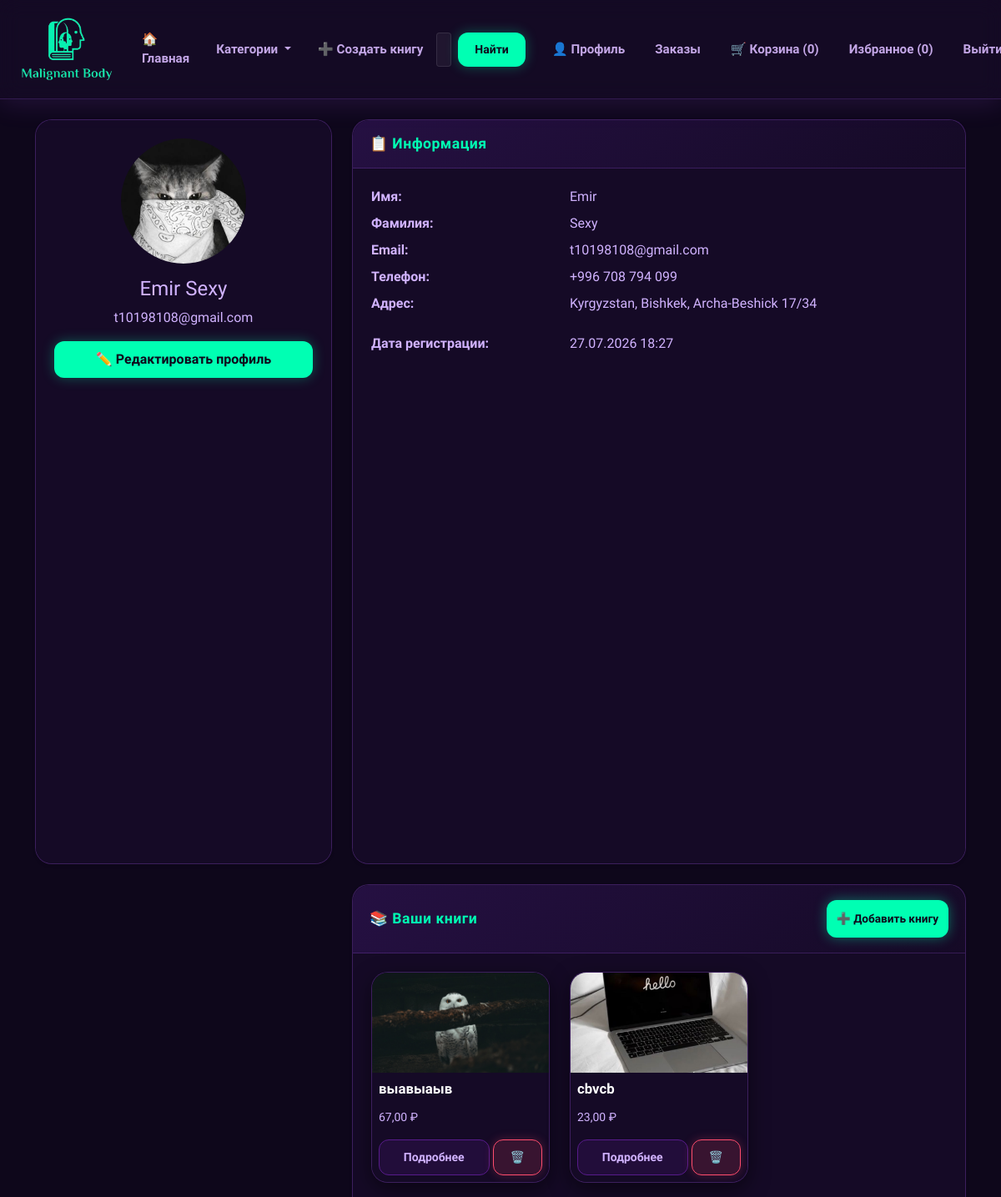
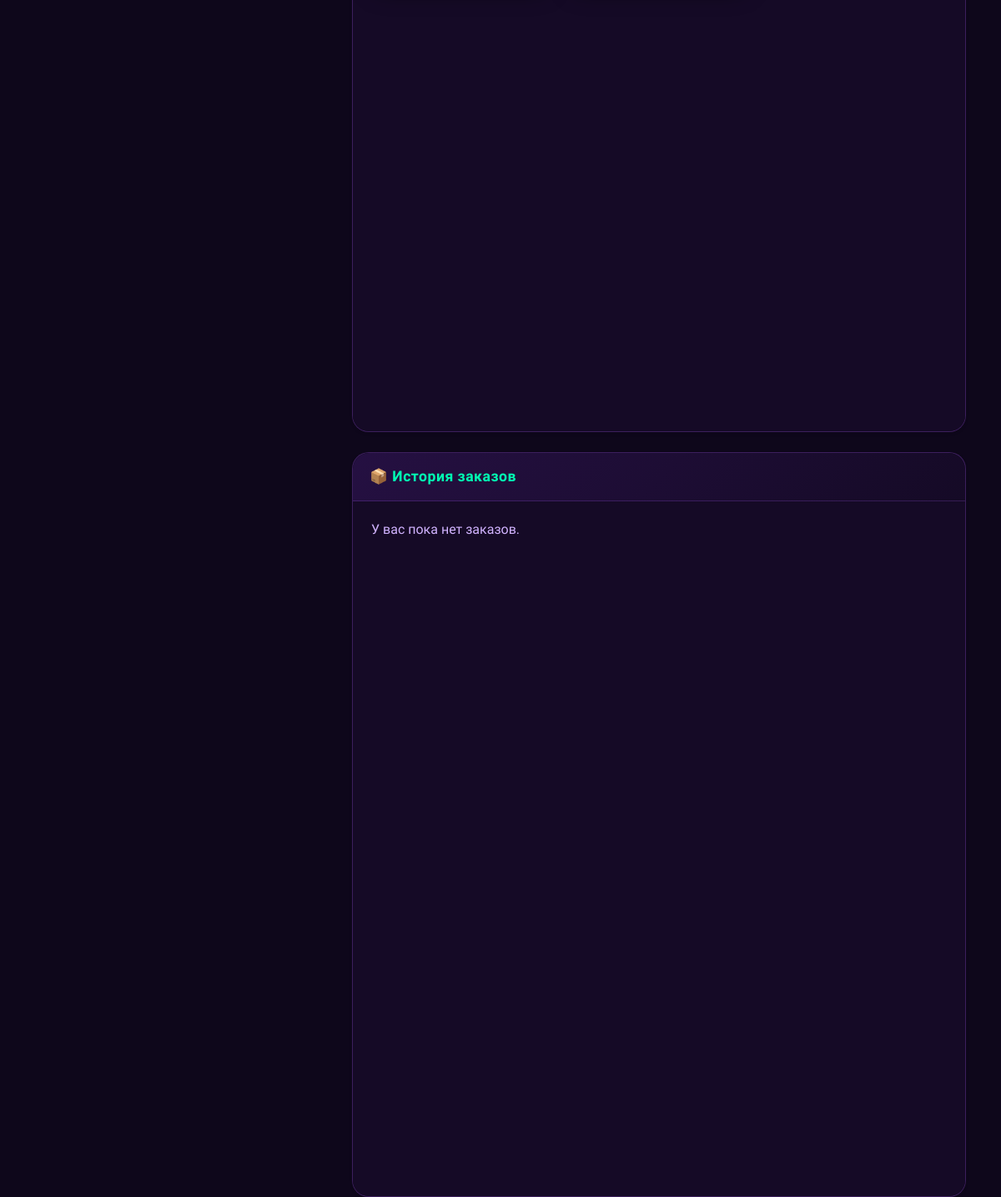
Screenshot of /users/profile/ (signed in) with the database file from the repository (2 pictures, top to bottom).
### core/users/models.py (models this page shows, shortened)
class Profile(models.Model):
    user = models.OneToOneField(User, on_delete=models.CASCADE, related_name='profile')
    phone = models.CharField(max_length=20, blank=True, null=True)
    address = models.TextField(blank=True, null=True)
    avatar = models.ImageField(upload_to='avatars/', default='avatars/default.png', blank=True, null=True)
    created_at = models.DateTimeField(auto_now_add=True)
    updated_at = models.DateTimeField(auto_now=True)

### core/shop/models.py (models this page shows, shortened)
class Product(models.Model):
    category = models.ForeignKey(Category, on_delete=models.CASCADE, related_name='products')
    name = models.CharField(max_length=255)
    slug = models.SlugField(max_length=255, unique=True, blank=True)  # <-- разрешаем пустой для авто-генерации
    description = models.TextField()
    price = models.DecimalField(max_digits=10, decimal_places=2)
    discount = models.DecimalField(max_digits=5, decimal_places=2, default=0.00, help_text='Скидка в %')
    stock = models.PositiveIntegerField(default=0)
    available = models.BooleanField(default=True)
    image = models.ImageField(upload_to=product_image_path, blank=True, null=True)
    created_by = models.ForeignKey(User, on_delete=models.SET_NULL, null=True, blank=True, related_name='created_products')  # <-- добавлено
    created_at = models.DateTimeField(auto_now_add=True)
    updated_at = models.DateTimeField(auto_now=True)
    class Meta:
        ordering = ['-created_at']

### core/users/views.py (the view)
# urls.py: path('profile/', views.profile_view, name='profile'),
@login_required
def profile_view(request):
    profile, created = Profile.objects.get_or_create(user=request.user)
    orders = Order.objects.filter(user=request.user).order_by('-created_at')
    context = {
        'profile': profile,
        'orders': orders,
    }
    return render(request, 'users/profile.html', context)

### core/cart/context_processors.py (called while the page is built)
def cart_total(request):
    if request.user.is_authenticated:
        cart, _ = Cart.objects.get_or_create(user=request.user)
        return {
            'cart_total_items': cart.total_items,
            'cart_total_price': cart.total_price,
        }
    return {
        'cart_total_items': 0,
        'cart_total_price': 0,
    }

### core/cart/models.py (called while the page is built)
    @property
    def total_price(self):
        return sum(item.total_price for item in self.items.all())

    @property
    def total_items(self):
        return sum(item.quantity for item in self.items.all())

### core/shop/context_processors.py (called while the page is built)
def categories_nav(request):
    return {
        'categories': Category.objects.all()
    }

### templates/users/profile.html (shortened to what this page needs)
{% extends 'base.html' %}
{% load static %}
{% block content %}
<div class="row">
    <div class="col-md-4">
        <div class="card shadow-sm">
            <div class="card-body text-center">
                {% if profile.avatar %}
                    <img src="{{ profile.avatar.url }}" alt="Аватар" class="rounded-circle img-fluid" style="width: 150px; height: 150px; object-fit: cover;">
                {% else %}
                    <img src="https://via.placeholder.com/150" alt="Аватар" class="rounded-circle img-fluid" style="width: 150px; height: 150px; object-fit: cover;">
                {% endif %}
                <h4 class="mt-3">{{ user.get_full_name|default:user.username }}</h4>
                <p class="text-muted">{{ user.email }}</p>
                <a href="{% url 'users:profile_edit' %}" class="btn btn-primary w-100">
                    ✏️ Редактировать профиль
                </a>
            </div>
        </div>
    </div>
    <div class="col-md-8">
        <div class="card shadow-sm mb-4">
            <div class="card-header bg-light">
                <h5 class="mb-0">📋 Информация</h5>
            </div>
            <div class="card-body">
                <div class="row mb-2">
                    <div class="col-4 fw-bold">Имя:</div>
                    <div class="col-8">{{ user.first_name|default:"Не указано" }}</div>
                </div>
                <div class="row mb-2">
                    <div class="col-4 fw-bold">Фамилия:</div>
                    <div class="col-8">{{ user.last_name|default:"Не указано" }}</div>
                </div>
                <div class="row mb-2">
                    <div class="col-4 fw-bold">Email:</div>
                    <div class="col-8">{{ user.email }}</div>
                </div>
                <div class="row mb-2">
                    <div class="col-4 fw-bold">Телефон:</div>
                    <div class="col-8">{{ profile.phone|default:"Не указан" }}</div>
                </div>
                <div class="row mb-2">
                    <div class="col-4 fw-bold">Адрес:</div>
                    <div class="col-8">{{ profile.address|default:"Не указан"|linebreaks }}</div>
                </div>
                <div class="row">
                    <div class="col-4 fw-bold">Дата регистрации:</div>
                    <div class="col-8">{{ user.date_joined|date:"d.m.Y H:i" }}</div>
                </div>
            </div>
        </div>
        <div class="card shadow-sm mb-4">
            <div class="card-header bg-light d-flex justify-content-between align-items-center">
                <h5 class="mb-0">📚 Ваши книги</h5>
                <a href="{% url 'shop:product_create' %}" class="btn btn-sm btn-success">➕ Добавить книгу</a>
            </div>
            <div class="card-body">
                {% if user.created_products.all %}
                    <div class="row">
                        {% for product in user.created_products.all %}
                            <div class="col-md-4 col-sm-6 mb-3">
                                <div class="card h-100">
                                    {% if product.image %}
                                        <img src="{{ product.image.url }}" class="card-img-top" alt="{{ product.name }}" style="height: 120px; object-fit: cover;">
                                    {% else %}
                                        <img src="https://via.placeholder.com/300x120" class="card-img-top" alt="No image" style="height: 120px; object-fit: cover;">
                                    {% endif %}
                                    <div class="card-body p-2">
                                        <h6 class="card-title">{{ product.name }}</h6>
                                        <p class="card-text small">{{ product.price }} ₽</p>
                                        <div class="d-flex gap-1">
                                            <a href="{% url 'shop:product_detail' product.slug %}" class="btn btn-sm btn-outline-primary flex-grow-1">Подробнее</a>
                                            <a href="{% url 'shop:product_delete' product.slug %}" class="btn btn-sm btn-outline-danger">🗑️</a>
                                        </div>
                                    </div>
                                </div>
                            </div>
                        {% endfor %}
                    </div>
                {% else %}
                    <p class="text-muted">📭 Книг пока нет. <a href="{% url 'shop:product_create' %}">Добавьте свою первую книгу!</a></p>
                {% endif %}
            </div>
        </div>
        <div class="card shadow-sm">
            <div class="card-header bg-light">
                <h5 class="mb-0">📦 История заказов</h5>
            </div>
            <div class="card-body">
                {% if orders %}
                    <div class="table-responsive">
                        <table class="table table-hover">
                            <thead>
                                <tr>
                                    <th>№ заказа</th>
                                    <th>Дата</th>
                                    <th>Сумма</th>
                                    <th>Статус</th>
                                </tr>
                            </thead>
                            <tbody>
                                {% for order in orders %}
                                    <tr>
                                        <td>#{{ order.id }}</td>
                                        <td>{{ order.created_at|date:"d.m.Y" }}</td>
                                        <td>{{ order.total_price }} ₽</td>
                                        <td>
                                            <span class="badge
                                                {% if order.status == 'paid' %}bg-success
                                                {% elif order.status == 'pending' %}bg-warning
                                                {% elif order.status == 'shipped' %}bg-info
                                                {% elif order.status == 'delivered' %}bg-primary
                                                {% else %}bg-secondary{% endif %}">
                                                {{ order.get_status_display }}
                                            </span>
                                        </td>
                                    </tr>
                                {% endfor %}
                            </tbody>
                        </table>
                    </div>
                {% else %}
                    <p class="text-muted">У вас пока нет заказов.</p>
                {% endif %}
            </div>
        </div>
    </div>
</div>
{% endblock %}

### static/css/style.css (style rules this page uses)
body { background: #0e071b; color: #d1b3ff; font-family: 'Plus Jakarta Sans', sans-serif; min-height: 100vh; }
h1, h2, h3, h4, h5, .navbar-brand, .card-title { font-family: 'Unbounded', sans-serif; }
.card-body, .card-body p, .card-body span, .card-body td, .card-body th, .profile-info, .text-muted { color: #d1b3ff !important; }
.card { background: #150a26; border: 1px solid rgba(177, 94, 255, 0.25); border-radius: 20px; box-shadow: 0 8px 25px rgba(0, 0, 0, 0.5); transition: all 0.35s cubic-bezier(0.16, 1, 0.3, 1); overflow: hidden; height: 100%; }
.card-img-top { height: 220px; object-fit: cover; background: linear-gradient(135deg, #1f0d3d 0%, #0e071b 100%); position: relative; transition: transform 0.5s ease; }
.card-body { padding: 22px; background: #150a26; }
.card-title { color: #ffffff; font-weight: 600; font-size: 1.05rem; line-height: 1.4; margin-bottom: 12px; }
.add-to-cart-btn, .btn-success { background-color: #00ffb3 !important; color: #0e071b !important; border: none !important; font-weight: 800 !important; font-family: 'Unbounded', sans-serif !important; font-size: 0.85rem !important; padding: 12px !important; border-radius: 12px !important; box-shadow: 0 0 15px rgba(0, 255, 179, 0.4) !important; transition: all 0.25s ease-in-out !important; }
.favorite-btn, .btn-outline-danger, .btn-danger { background: rgba(255, 77, 109, 0.15) !important; color: #ff4d6d !important; border: 1px solid #ff4d6d !important; font-weight: 700 !important; padding: 10px 20px !important; border-radius: 12px !important; box-shadow: 0 0 12px rgba(255, 77, 109, 0.25) !important; transition: all 0.25s ease-in-out !important; }
.card .btn-outline-primary { border: 1px solid #571b8a !important; color: #d1b3ff !important; background: rgba(87, 27, 138, 0.2) !important; font-family: 'Plus Jakarta Sans', sans-serif; font-weight: 600; border-radius: 12px; padding: 10px; transition: all 0.3s ease; }
.card-header { background: linear-gradient(135deg, #251042, #150a26) !important; border-bottom: 1px solid rgba(177, 94, 255, 0.2); border-radius: 20px 20px 0 0 !important; padding: 18px 20px; }
.card-header h5 { color: #00ffb3; font-weight: 800; font-size: 1.1rem; letter-spacing: 0.5px; }
form button[type="submit"], .btn-primary { background-color: #00ffb3 !important; color: #0e071b !important; border: none !important; font-weight: 800 !important; font-family: 'Unbounded', sans-serif !important; border-radius: 12px !important; padding: 10px 20px !important; box-shadow: 0 0 15px rgba(0, 255, 179, 0.3) !important; transition: all 0.25s ease !important; }

### rows the page displays
Profile: avatar (picture), phone "+996 708 794 099", address "Kyrgyzstan, Bishkek, Archa-Beshick 17/34"
Product: image (picture), name "выавыаыв", price "67,00"
Product: image (picture), name "cbvcb", price "23,00"

### other values shown
{{ cart_total_items|default:0 }} "0"
{{ favorites_total_items|default:0 }} "0"
{{ user.get_full_name|default:user.username }} "Emir Sexy"
{{ user.email }} "t10198108@gmail.com"
{{ user.first_name|default:"Не указано" }} "Emir"
{{ user.last_name|default:"Не указано" }} "Sexy"
{{ user.date_joined|date:"d.m.Y H:i" }} "27.07.2026 18:27"
